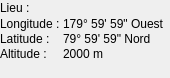
     <widget class="QWidget" name="coordonnees">
      <widget class="QLabel" name="nLieu">
       <property name="geometry">
        <rect>
         <x>0</x>
         <y>0</y>
         <width>160</width>
         <height>16</height>
        </rect>
       </property>
       <property name="font">
        <font/>
       </property>
       <property name="text">
        <string>Lieu :</string>
       </property>
      </widget>
      <widget class="QWidget" name="formLayoutWidget_60">
       <property name="geometry">
        <rect>
         <x>0</x>
         <y>17</y>
         <width>161</width>
         <height>52</height>
        </rect>
       </property>
       <layout class="QFormLayout" name="formLayout_llaConf">
        <property name="sizeConstraint">
         <enum>QLayout::SizeConstraint::SetFixedSize</enum>
        </property>
        <property name="labelAlignment">
         <set>Qt::AlignmentFlag::AlignLeading|Qt::AlignmentFlag::AlignLeft|Qt::AlignmentFlag::AlignVCenter</set>
        </property>
        <property name="horizontalSpacing">
         <number>3</number>
        </property>
        <property name="verticalSpacing">
         <number>1</number>
        </property>
        <item row="0" column="0">
         <widget class="QLabel" name="lbl_nLongitude">
          <property name="font">
           <font/>
          </property>
          <property name="text">
           <string>Longitude :</string>
          </property>
         </widget>
        </item>
        <item row="1" column="0">
         <widget class="QLabel" name="lbl_nLatitude">
          <property name="font">
           <font/>
          </property>
          <property name="text">
           <string>Latitude :</string>
          </property>
         </widget>
        </item>
        <item row="2" column="0">
         <widget class="QLabel" name="lbl_nAltitude">
          <property name="font">
           <font/>
          </property>
          <property name="text">
           <string comment="Altitude of observer">Altitude :</string>
          </property>
         </widget>
        </item>
        <item row="0" column="1">
         <widget class="QLabel" name="nLongitude">
          <property name="font">
           <font/>
          </property>
          <property name="text">
           <string notr="true">179° 59' 59&quot; Ouest</string>
          </property>
         </widget>
        </item>
        <item row="1" column="1">
         <widget class="QLabel" name="nLatitude">
          <property name="font">
           <font/>
          </property>
          <property name="text">
           <string notr="true">79° 59' 59&quot; Nord</string>
          </property>
         </widget>
        </item>
        <item row="2" column="1">
         <widget class="QLabel" name="nAltitude">
          <property name="font">
           <font/>
          </property>
          <property name="text">
           <string notr="true">2000 m</string>
          </property>
         </widget>
        </item>
       </layout>
      </widget>
     </widget>
